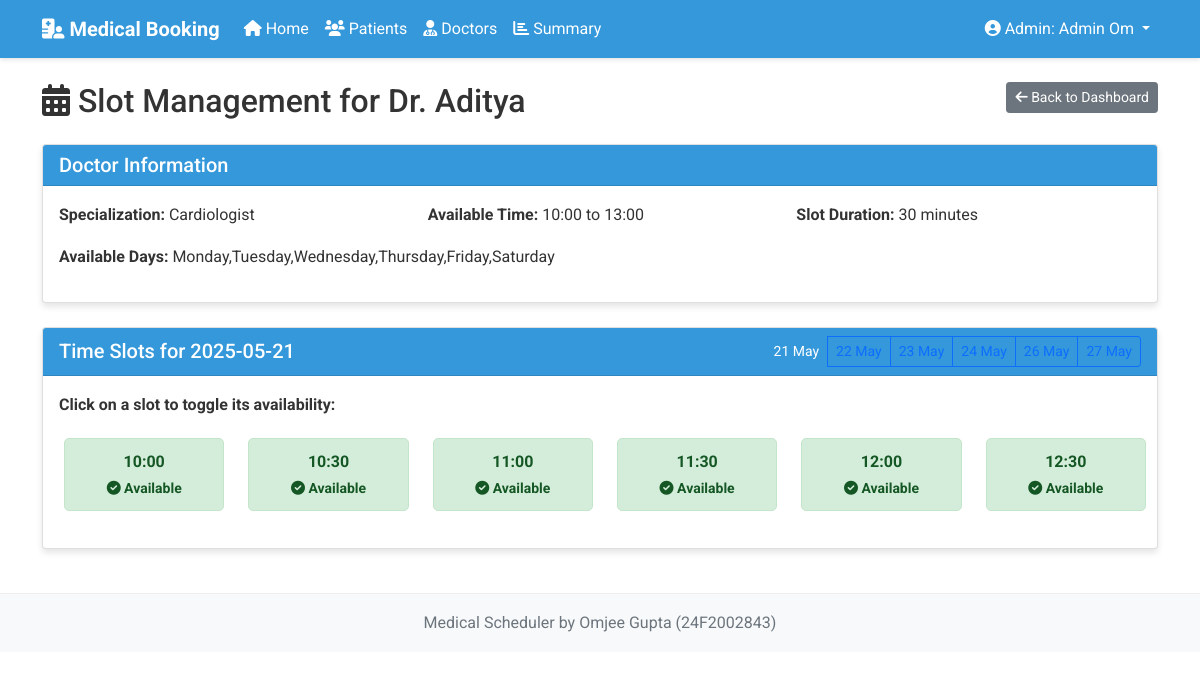
The app's page /admin/doctors/slots/1 (signed in) with its own data.
### models.py (models this page shows, shortened)
class User(UserMixin, db.Model):
    __tablename__ = 'users'
    id = db.Column(db.Integer, primary_key=True)
    email = db.Column(db.String(120), unique=True, nullable=False)
    password_hash = db.Column(db.String(256), nullable=False)
    user_type = db.Column(db.String(10), nullable=False)  # 'admin' or 'patient'
    __mapper_args__ = {
        'polymorphic_identity': 'user',
        'polymorphic_on': user_type
    }

class Admin(User):
    __tablename__ = 'admins'
    id = db.Column(db.Integer, db.ForeignKey('users.id'), primary_key=True)
    name = db.Column(db.String(100), nullable=False)
    __mapper_args__ = {
        'polymorphic_identity': 'admin',
    }

class Doctor(db.Model):
    __tablename__ = 'doctors'
    id = db.Column(db.Integer, primary_key=True)
    name = db.Column(db.String(100), nullable=False)
    specialization = db.Column(db.String(100), nullable=False)
    fees = db.Column(db.Float, nullable=False)
    address = db.Column(db.String(200), nullable=False)
    start_time = db.Column(db.String(5), nullable=False)  # Format: HH:MM
    end_time = db.Column(db.String(5), nullable=False)    # Format: HH:MM
    slot_duration = db.Column(db.Integer, nullable=False)  # in minutes
    available_days = db.Column(db.String(100), nullable=False)  # comma-separated days
    created_at = db.Column(db.DateTime, default=datetime.utcnow)
    time_slots = db.relationship('TimeSlot', backref='doctor', lazy=True, cascade="all, delete-orphan")
    appointments = db.relationship('Appointment', backref='doctor', lazy=True)
    @property
    def available_days_list(self):
        return self.available_days.split(',')

### routes/admin.py (the view)
@admin_bp.route('/doctors/slots/<int:doctor_id>')
@login_required
def view_doctor_slots(doctor_id):
    doctor = Doctor.query.get_or_404(doctor_id)
    selected_date_str = request.args.get('date', datetime.today().strftime('%Y-%m-%d'))
    selected_date = datetime.strptime(selected_date_str, '%Y-%m-%d').date()
    day_name = selected_date.strftime('%A')
    if day_name in doctor.available_days_list:
        existing_slots = TimeSlot.query.filter_by(doctor_id=doctor_id, date=selected_date).all()
        if not existing_slots:
            start_hour, start_minute = map(int, doctor.start_time.split(':'))
            end_hour, end_minute = map(int, doctor.end_time.split(':'))
            start_datetime = datetime.combine(selected_date, datetime.min.time().replace(hour=start_hour, minute=start_minute))
            end_datetime = datetime.combine(selected_date, datetime.min.time().replace(hour=end_hour, minute=end_minute))
            current_time = start_datetime
            while current_time < end_datetime:
                slot_time = current_time.strftime('%H:%M')
                new_slot = TimeSlot(
                    doctor_id=doctor_id,
                    date=selected_date,
                    start_time=slot_time,
                    is_booked=False
                )
                db.session.add(new_slot)
                current_time += timedelta(minutes=doctor.slot_duration)
            db.session.commit()
    slots = TimeSlot.query.filter_by(doctor_id=doctor_id, date=selected_date).order_by(TimeSlot.start_time).all()
    dates = []
    for i in range(7):
        day = datetime.today().date() + timedelta(days=i)
        day_name = day.strftime('%A')
        if day_name in doctor.available_days_list:
            dates.append(day)
    return render_template('admin/doctor_slots.html', doctor=doctor, slots=slots, selected_date=selected_date, dates=dates)

### app.py (called while the page is built)
@login_manager.user_loader
def load_user(user_id):
    return User.query.get(int(user_id))

@app.template_filter('datetimeformat')
def datetimeformat(value, format='%Y-%m-%d'):
    if value:
        return value.strftime(format)
    return ""

@app.context_processor
def inject_now():
    return {'now': datetime.utcnow()}

### routes/admin.py (called while the page is built)
@admin_bp.before_request
def check_admin():
    if current_user.is_anonymous or current_user.user_type != 'admin':
        flash('You must be an admin to access this page.', 'danger')
        return redirect(url_for('auth.login'))

### templates/admin/doctor_slots.html (shortened to what this page needs)
{% extends "base.html" %}
{% block content %}
<div class="row mb-4">
    <div class="col-md-12">
        <h2 class="mb-4">
            <i class="fas fa-calendar-alt"></i> Slot Management for Dr. {{ doctor.name }}
            <a href="{{ url_for('admin.dashboard') }}" class="btn btn-sm btn-secondary float-end">
                <i class="fas fa-arrow-left"></i> Back to Dashboard
            </a>
        </h2>
        <div class="card mb-4">
            <div class="card-header">
                <h5 class="mb-0">Doctor Information</h5>
            </div>
            <div class="card-body">
                <div class="row">
                    <div class="col-md-4">
                        <p><strong>Specialization:</strong> {{ doctor.specialization }}</p>
                    </div>
                    <div class="col-md-4">
                        <p><strong>Available Time:</strong> {{ doctor.start_time }} to {{ doctor.end_time }}</p>
                    </div>
                    <div class="col-md-4">
                        <p><strong>Slot Duration:</strong> {{ doctor.slot_duration }} minutes</p>
                    </div>
                </div>
                <p><strong>Available Days:</strong> {{ doctor.available_days }}</p>
            </div>
        </div>
        <div class="card">
            <div class="card-header d-flex justify-content-between align-items-center">
                <h5 class="mb-0">Time Slots for {{ selected_date|datetimeformat }}</h5>
                <div class="btn-group">
                    {% for date in dates %}
                    <a href="{{ url_for('admin.view_doctor_slots', doctor_id=doctor.id, date=date|datetimeformat) }}"
                       class="btn btn-sm {% if date == selected_date %}btn-primary{% else %}btn-outline-primary{% endif %}">
                        {{ date|datetimeformat('%d %b') }}
                    </a>
                    {% endfor %}
                </div>
            </div>
            <div class="card-body">
                {% if slots %}
                    <p class="mb-3"><strong>Click on a slot to toggle its availability:</strong></p>
                    <div class="row">
                        {% for slot in slots %}
                        <div class="col-md-2 col-sm-4 col-6 mb-3">
                            <form method="POST" action="{{ url_for('admin.toggle_slot', slot_id=slot.id) }}">
                                <button type="submit" class="time-slot w-100 {% if slot.is_booked %}slot-booked{% else %}slot-available{% endif %}">
                                    {{ slot.start_time }}
                                    <br>
                                    <small>
                                        {% if slot.is_booked %}
                                            <i class="fas fa-lock"></i> Reserved
                                        {% else %}
                                            <i class="fas fa-check-circle"></i> Available
                                        {% endif %}
                                    </small>
                                </button>
                            </form>
                        </div>
                        {% endfor %}
                    </div>
                {% endif %}
            </div>
        </div>
    </div>
</div>
{% endblock %}

### templates/base.html (shortened to what this page needs)
<!DOCTYPE html>
<html lang="en">
<head>
    <link href="https://cdn.jsdelivr.net/npm/bootstrap@5.1.3/dist/css/bootstrap.min.css" rel="stylesheet">
    <link rel="stylesheet" href="https://cdnjs.cloudflare.com/ajax/libs/font-awesome/6.0.0-beta3/css/all.min.css">
    <link rel="stylesheet" href="{{ url_for('static', filename='css/styles.css') }}">
</head>
<body>
    <nav class="navbar navbar-expand-lg navbar-dark">
        <div class="container">
            <a class="navbar-brand" href="{{ url_for('index') }}">
                <i class="fas fa-hospital-user"></i> Medical Booking
            </a>
            <div class="collapse navbar-collapse" id="navbarNav">
                <ul class="navbar-nav me-auto">
                    {% if current_user.is_authenticated %}
                        {% if current_user.user_type == 'admin' %}
                            <li class="nav-item">
                                <a class="nav-link" href="{{ url_for('admin.dashboard') }}">
                                    <i class="fas fa-home"></i> Home
                                </a>
                            </li>
                            <li class="nav-item">
                                <a class="nav-link" href="{{ url_for('admin.patients') }}">
                                    <i class="fas fa-users"></i> Patients
                                </a>
                            </li>
                            <li class="nav-item">
                                <a class="nav-link" href="{{ url_for('admin.doctors') }}">
                                    <i class="fas fa-user-md"></i> Doctors
                                </a>
                            </li>
                            <li class="nav-item">
                                <a class="nav-link" href="{{ url_for('admin.summary') }}">
                                    <i class="fas fa-chart-bar"></i> Summary
                                </a>
                            </li>
                        {% endif %}
                    {% endif %}
                </ul>
                <ul class="navbar-nav">
                    {% if current_user.is_authenticated %}
                        <li class="nav-item dropdown">
                            <a class="nav-link dropdown-toggle" href="#" id="navbarDropdown" role="button" data-bs-toggle="dropdown">
                                <i class="fas fa-user-circle"></i>
                                {% if current_user.user_type == 'admin' %}
                                    Admin: {{ current_user.name }}
                                {% else %}
                                    {{ current_user.name }}
                                {% endif %}
                            </a>
                        </li>
                    {% endif %}
                </ul>
            </div>
        </div>
    </nav>
    <div class="container mt-4">
        {% block content %}{% endblock %}
    </div>
    <footer class="footer mt-auto py-3 bg-light">
        <div class="container text-center">
            <span class="text-muted">Medical Scheduler by Omjee Gupta (24F2002843)</span>
        </div>
    </footer>
</body>
</html>

### static/css/styles.css (style rules this page uses)
body { font-family: 'Roboto', sans-serif; background-color: #ffffff; color: #333; line-height: 1.6; }
.navbar { background-color: #3498db; box-shadow: 0 2px 4px rgba(0, 0, 0, 0.1); }
.navbar-brand { font-weight: bold; color: #fff !important; }
.navbar-nav .nav-link { color: #fff !important; }
.footer { background-color: #f8f9fa; padding: 1rem 0; position: relative; bottom: 0; width: 100%; border-top: 1px solid #eee; }
.card { margin-bottom: 20px; box-shadow: 0 4px 6px rgba(0, 0, 0, 0.1); transition: transform 0.3s ease; }
.card-header { background-color: #3498db; color: white; font-weight: bold; }
.btn-primary { background-color: #3498db; border-color: #3498db; }
.time-slot { display: inline-block; padding: 10px 15px; margin: 5px; border-radius: 5px; font-weight: bold; cursor: pointer; text-align: center; }
.slot-available { background-color: #d4edda; color: #155724; border: 1px solid #c3e6cb; }

### records on screen
Admin: name "Admin Om"
Doctor: name "Aditya", specialization "Cardiologist", start_time "10:00", end_time "13:00", slot_duration "30", available_days "Monday,Tuesday,Wednesday,Thursday,Friday,Saturday"

### other values on screen
{{ selected_date|datetimeformat }} "2025-05-21"
{{ date|datetimeformat('%d %b') }} "21 May" "22 May" "23 May" "24 May" "26 May" "27 May"
{{ slot.start_time }} "10:00" "10:30" "11:00" "11:30" "12:00" "12:30"
